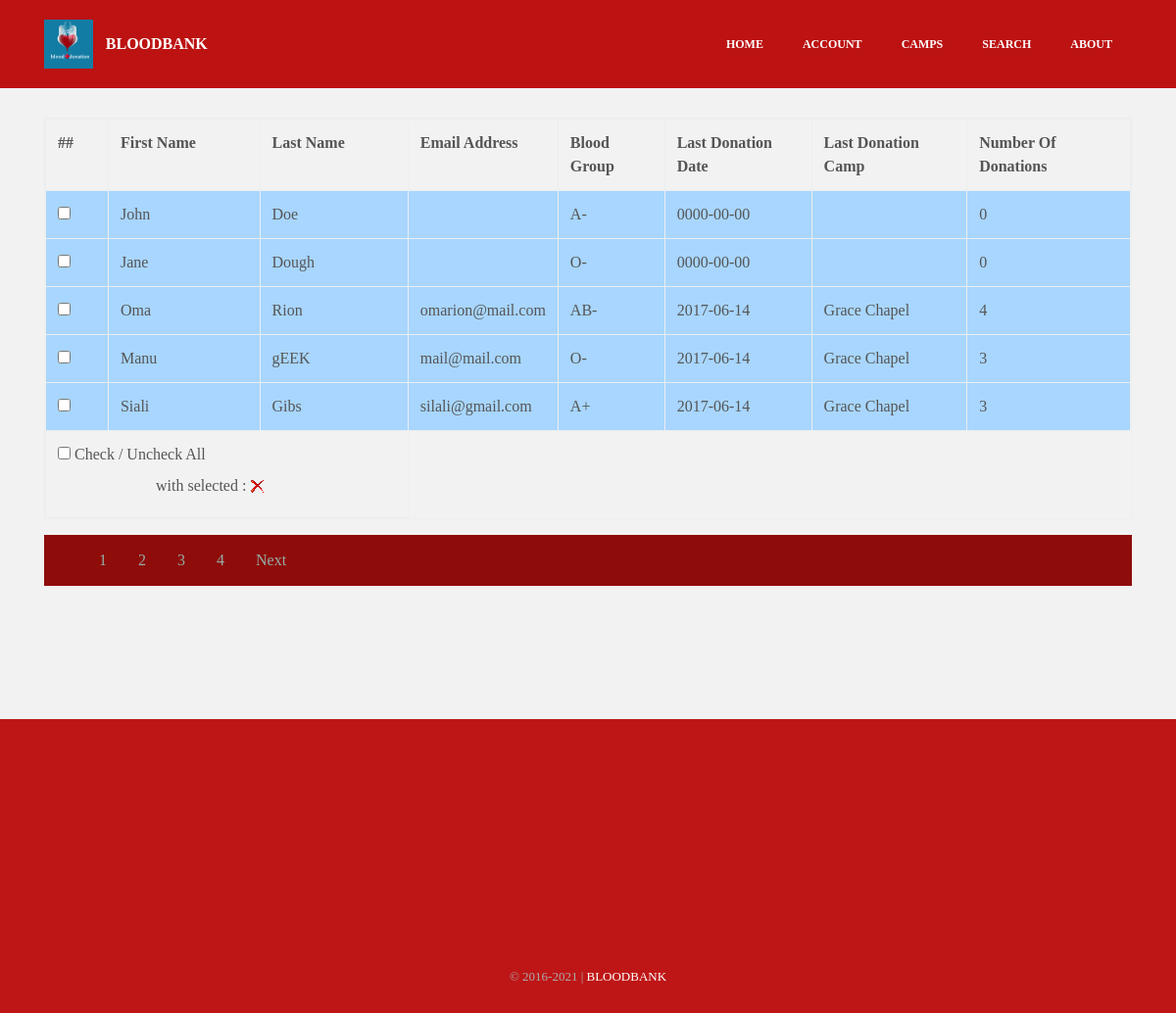
The app's page /admin/viewusers.php, older data.
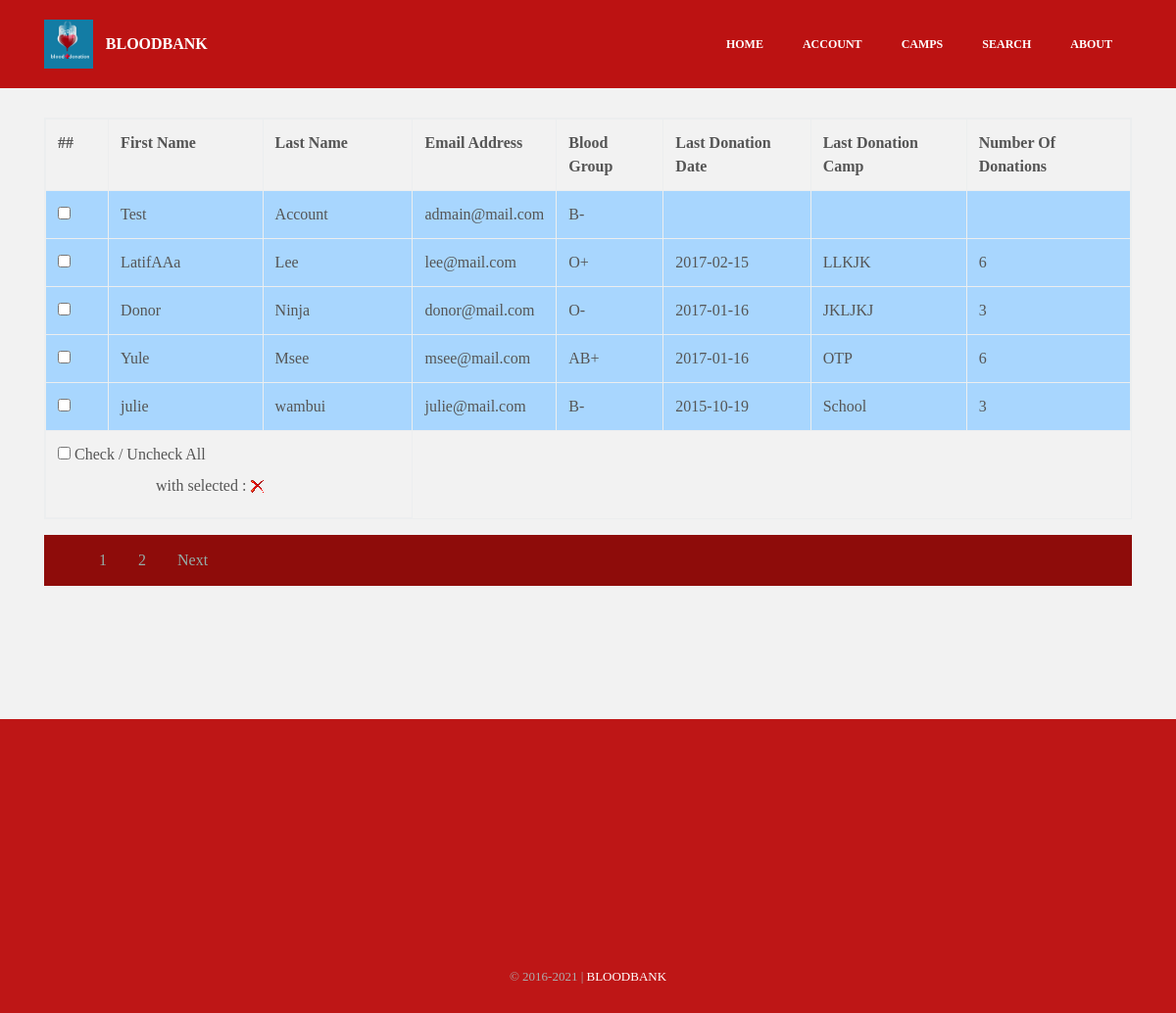
The same page, newer data.
### tables this page shows
CREATE TABLE `donarregister` (
  `id` int(100) NOT NULL,
  `fname` varchar(30) NOT NULL,
  `lname` varchar(30) NOT NULL,
  `gender` varchar(10) NOT NULL,
  `b_id` varchar(5) NOT NULL,
  `ppic` varchar(1000) DEFAULT NULL,
  `day` int(10) NOT NULL,
  `month` varchar(30) NOT NULL,
  `year` int(5) NOT NULL,
  `county` varchar(30) NOT NULL,
  `mobile` varchar(12) NOT NULL,
  `email` varchar(100) NOT NULL,
  `password` varchar(500) NOT NULL,
  `last_donation_date` date DEFAULT NULL,
  `last_donation_camp` varchar(30) DEFAULT NULL,
  `number_of_donations` int(10) DEFAULT NULL
);

### admin/viewusers.php (the view, shortened to what the changed rows need)
<?php
include_once 'db.php';
?>
<?php
$start=0;
$limit=5;
$t=mysqli_query($MySQLi_CON,"select * from donarregister ORDER BY id DESC");
$total=mysqli_num_rows($t);
$page=ceil($total/$limit);
$query=mysqli_query($MySQLi_CON,"select * from donarregister ORDER BY id DESC limit $start,$limit");
?>
<!DOCTYPE html>
<html>
<head>
  <link rel="stylesheet" href="../assets/css/material.css">
  <link rel="stylesheet" href="../assets/css/tether.min.css">
  <link rel="stylesheet" href="../assets/css/bootstrap.min.css">
  <link rel="stylesheet" href="../assets/css/socicon.min.css">
  <link rel="stylesheet" href="../assets/css/animate.min.css">
  <link rel="stylesheet" href="../assets/dropdown/css/style.css">
  <link rel="stylesheet" href="../assets/css/style.css">
  <link rel="stylesheet" href="../assets/css/add.css" type="text/css">
</head>
<body>
<section class="mbr-section mbr-after-navbar" id="msg-box3-v" style="background-color: rgb(242, 242, 242); padding-top: 120px; padding-bottom: 120px;">
<div class="container">
<form method="post" name="frm">
<table class='table table-bordered table-responsive'>
<tr>
<th>##</th>
<th>First Name</th>
<th>Last Name</th>
<th>Email Address</th>
<th>Blood Group</th>
<th>Last Donation Date</th>
<th>Last Donation Camp</th>
<th>Number Of Donations</th>
</tr>
<?php
	$res = $MySQLi_CON->query("SELECT * FROM donarregister ORDER BY id ASC");
	$count = $res->num_rows;
	if($count > 0)
	{
		while ($row = mysqli_fetch_array($query))
		{
			?>
			<tr class="bg-table">
			<td><input type="checkbox" name="chk[]" class="chk-box" value="<?php echo $row['id']; ?>"  /></td>
			<td><?php echo $row['fname']; ?></td>
			<td><?php echo $row['lname']; ?></td>
			<td><?php echo $row['email']; ?></td>
			<td><?php echo $row['b_id']; ?></td>
			<td><?php echo $row['last_donation_date']; ?></td>
			<td><?php echo $row['last_donation_camp']; ?></td>
			<td><?php echo $row['number_of_donations']; ?></td>
			</tr>
			<?php
		}
	}
	else
	{
		?>
        <tr>
        <td colspan="3"> No Records Found ...</td>
        </tr>
        <?php
	}
?>
</table>
    <ul style="list-style-type: none; overflow: hidden; background-color: #8e0c0a">
        <?php
        for($i=1;$i <= $page;$i++){
            ?>
            <li style="float: left;"><a href="?id=<?php echo $i ?>" style="display: block; color: #94ada8; text-align: center; padding: 14px 16px;"><?php echo $i;?></a></li>
            <?php
        }
        ?>
    </ul>
</form>
</div>
</section>
  </body>
</html>

Row changes from the older to the newer data that the page shows:
removed donarregister: fname "John", lname "Doe", b "A-", last_donation_date "0000-00-00", number_of_donations "0"
removed donarregister: fname "Jane", lname "Dough", b "O-", last_donation_date "0000-00-00", number_of_donations "0"
removed donarregister: fname "Oma", lname "Rion", email "omarion@mail.com", b "AB-", last_donation_date "2017-06-14", last_donation_camp "Grace Chapel", number_of_donations "4"
removed donarregister: fname "Manu", lname "gEEK", email "mail@mail.com", b "O-", last_donation_date "2017-06-14", last_donation_camp "Grace Chapel", number_of_donations "3"
removed donarregister: fname "Siali", lname "Gibs", email "silali@gmail.com", b "A+", last_donation_date "2017-06-14", last_donation_camp "Grace Chapel", number_of_donations "3"
added donarregister: fname "Test", lname "Account", email "admain@mail.com", b "B-"
now on this page (row edited): donarregister: fname "LatifAAa", lname "Lee", email "lee@mail.com", b "O+", last_donation_date "2017-02-15", last_donation_camp "LLKJK", number_of_donations "6"
now on this page (row edited): donarregister: fname "Donor", lname "Ninja", email "donor@mail.com", b "O-", last_donation_date "2017-01-16", last_donation_camp "JKLJKJ", number_of_donations "3"
now on this page (row edited): donarregister: fname "Yule", lname "Msee", email "msee@mail.com", b "AB+", last_donation_date "2017-01-16", last_donation_camp "OTP", number_of_donations "6"
now on this page (row edited): donarregister: fname "julie", lname "wambui", email "julie@mail.com", b "B-", last_donation_date "2015-10-19", last_donation_camp "School", number_of_donations "3"
Text that changed along with them:
list line gone: "3"
list line gone: "4"
